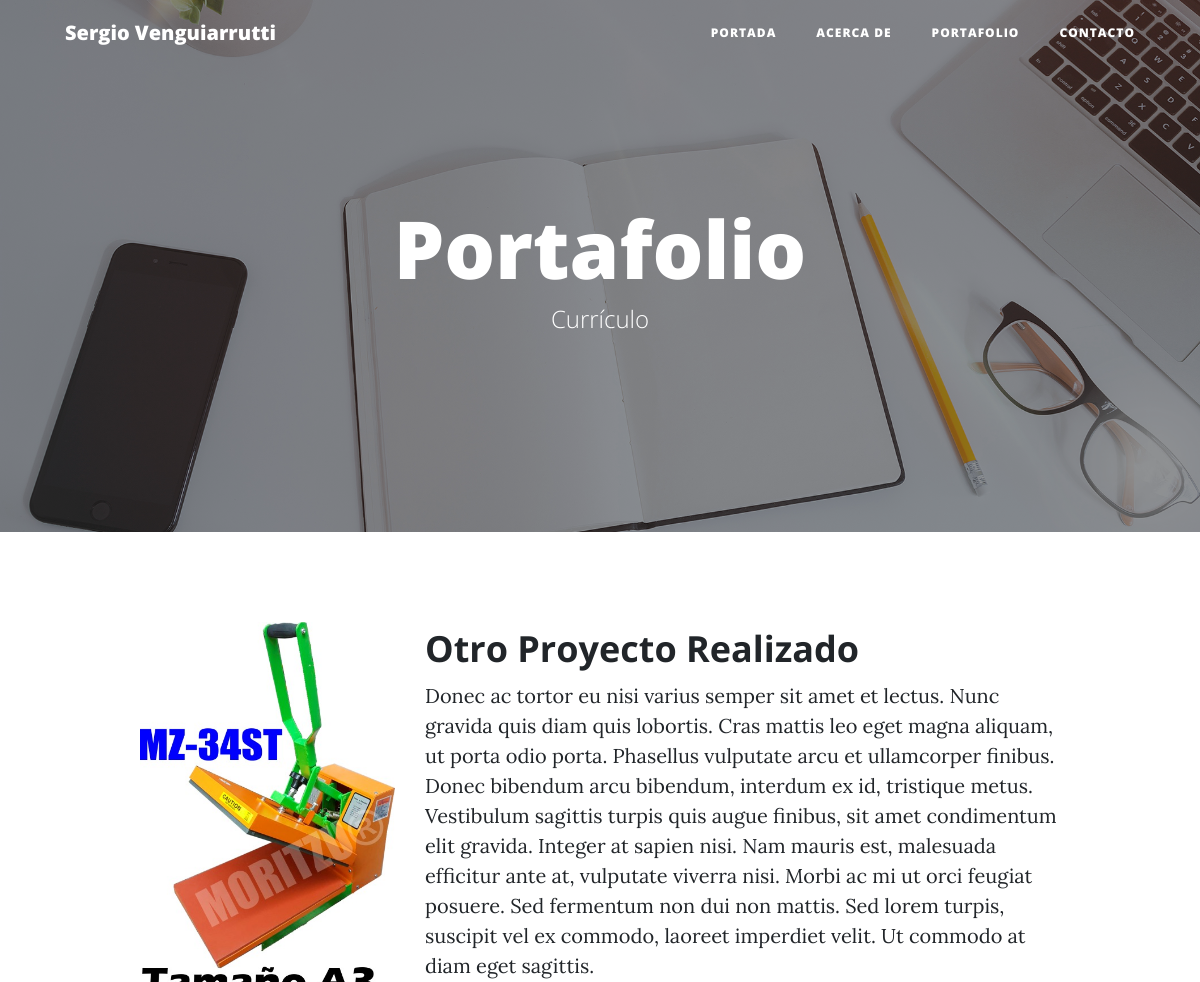
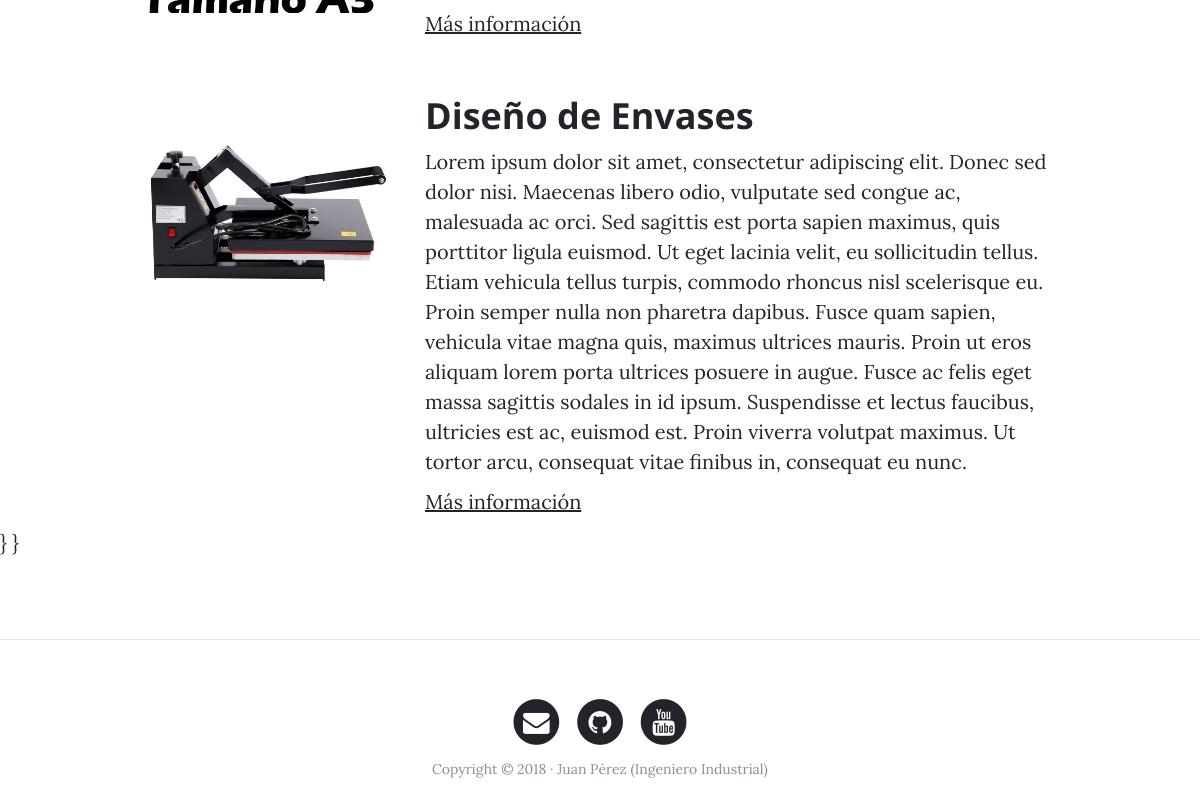
The page /portfolio/ on the database its author committed (2 pictures, top to bottom).
### portfolio/models.py (models this page shows, shortened)
class Project(models.Model):
    title = models.CharField(max_length=90, verbose_name="Título")
    description = models.TextField(verbose_name="Descripción")
    image = models.ImageField(verbose_name="Imagen", upload_to="projects")
    created = models.DateTimeField(auto_now_add=True)
    updated = models.DateTimeField(auto_now=True)
    class Meta:
        verbose_name = "proyecto"
        verbose_name_plural = "proyectos"
        ordering = ["-created"]

### portfolio/views.py (the view)
# urls.py: path('portfolio/',portfolio_views.portfolio, name='portfolio'),
def portfolio(request):
    projects = Project.objects.all()
    return render(request, 'portfolio/portfolio.html', {'projects':projects})

### portfolio/templates/portfolio/portfolio.html (shortened to what this page needs)
{% extends 'core/base.html' %}
{% block header %}
	<h1>Portafolio</h1>
	<span class="subheading">Currículo</span>
{% endblock %}
{% block content %}
	    <div class="container">
	    {% for project in projects %}
	      <div class="row project">
	      	<div class="col-lg-3 col-md-4 offset-lg-1">
			      <img class="img-fluid" src="{{ project.image.url }}" alt="">
	      	</div>
	        <div class="col-lg-7 col-md-8">
	      		<h2 class="section-heading title">{{ project.title }}</h2>
	          <p>{{ project.description }}</p>
	          <p><a href="http://google.com">Más información</a></p>
	      	</div>
	      </div>
		{% endfor %}
		  </div>
	}
	}
{% endblock %}
{% block background %}{% load static %}{% static 'core/img/portfolio-bg.jpg' %}{% endblock %}

### core/templates/core/base.html (shortened to what this page needs)
<!DOCTYPE html>
<html lang="es">
  <head>
    {% load static %}
    <link href="{% static 'core/vendor/bootstrap/css/bootstrap.min.css' %}" rel="stylesheet">
    <link href="{% static 'core/vendor/font-awesome/css/font-awesome.min.css' %}" rel="stylesheet" type="text/css">
    <link href="{% static 'core/css/clean-blog.min.css' %}" rel="stylesheet">
  </head>
  <body>
    <nav class="navbar navbar-expand-lg navbar-light fixed-top" id="mainNav">
      <div class="container">
        <a class="navbar-brand" href="{% url 'home' %}">Sergio Venguiarrutti</a>
        <div class="collapse navbar-collapse" id="navbarResponsive">
          <ul class="navbar-nav ml-auto">
            <li class="nav-item">
              <a class="nav-link" href="{% url 'home' %}">Portada</a>
            </li>
            <li class="nav-item">
              <a class="nav-link" href="{% url 'about' %}">Acerca de</a>
            </li>
            <li class="nav-item">
              <a class="nav-link" href="{% url 'portfolio' %}">Portafolio</a>
            </li>
            <li class="nav-item">
              <a class="nav-link" href="{% url 'contact' %}">Contacto</a>
            </li>
          </ul>
        </div>
      </div>
    </nav>
    <header class="masthead" style="background-image: url('{% block background %}{% endblock %}')">
      <div class="overlay"></div>
      <div class="container">
        <div class="row">
          <div class="col-lg-8 col-md-10 mx-auto">
            <div class="site-heading">
            	{% block header %}{% endblock %}
            </div>
          </div>
        </div>
      </div>
    </header>
    {% block content %}
    {% endblock %}
    <footer>
    	{% if request.path != '/' %}
    		<hr>
    	{% endif %}
      <div class="container">
        <div class="row">
          <div class="col-lg-8 col-md-10 mx-auto">
            <ul class="list-inline text-center">
              <li class="list-inline-item">
                <a href="#">
                  <span class="fa-stack fa-lg">
                    <i class="fa fa-circle fa-stack-2x"></i>
                    <i class="fa fa-envelope fa-stack-1x fa-inverse"></i>
                  </span>
                </a>
              </li>
              <li class="list-inline-item">
                <a href="#">
                  <span class="fa-stack fa-lg">
                    <i class="fa fa-circle fa-stack-2x"></i>
                    <i class="fa fa-github fa-stack-1x fa-inverse"></i>
                  </span>
                </a>
              </li>
              <li class="list-inline-item">
                <a href="#">
                  <span class="fa-stack fa-lg">
                    <i class="fa fa-circle fa-stack-2x"></i>
                    <i class="fa fa-youtube fa-stack-1x fa-inverse"></i>
                  </span>
                </a>
              </li>
            </ul>
            <p class="copyright text-muted">Copyright &copy; 2018 · Juan Pérez (Ingeniero Industrial) </p>
          </div>
        </div>
      </div>
    </footer>
  </body>
</html>

### rows shown on the page
Project: image (picture), title "Otro Proyecto Realizado", description "Donec ac tortor eu nisi varius semper sit amet et lectus. Nunc gravida quis diam quis lobortis. Cras mattis leo eget magna aliquam, ut porta odio porta. Phasellus vulputate arcu et ullamcorper finibus. Donec bibendum arcu bibendum, interdum ex id, tristique metus. Vestibulum sagittis turpis quis augue finibus, sit amet condimentum elit gravida. Integer at sapien nisi. Nam mauris est, malesuada efficitur ante at, vulputate viverra nisi. Morbi ac mi ut orci feugiat posuere. Sed fermentum non dui non mattis. Sed lorem turpis, suscipit vel ex commodo, laoreet imperdiet velit. Ut commodo at diam eget sagittis."
Project: image (picture), title "Diseño de Envases", description "Lorem ipsum dolor sit amet, consectetur adipiscing elit. Donec sed dolor nisi. Maecenas libero odio, vulputate sed congue ac, malesuada ac orci. Sed sagittis est porta sapien maximus, quis porttitor ligula euismod. Ut eget lacinia velit, eu sollicitudin tellus. Etiam vehicula tellus turpis, commodo rhoncus nisl scelerisque eu. Proin semper nulla non pharetra dapibus. Fusce quam sapien, vehicula vitae magna quis, maximus ultrices mauris. Proin ut eros aliquam lorem porta ultrices posuere in augue. Fusce ac felis eget massa sagittis sodales in id ipsum. Suspendisse et lectus faucibus, ultricies est ac, euismod est. Proin viverra volutpat maximus. Ut tortor arcu, consequat vitae finibus in,…"
